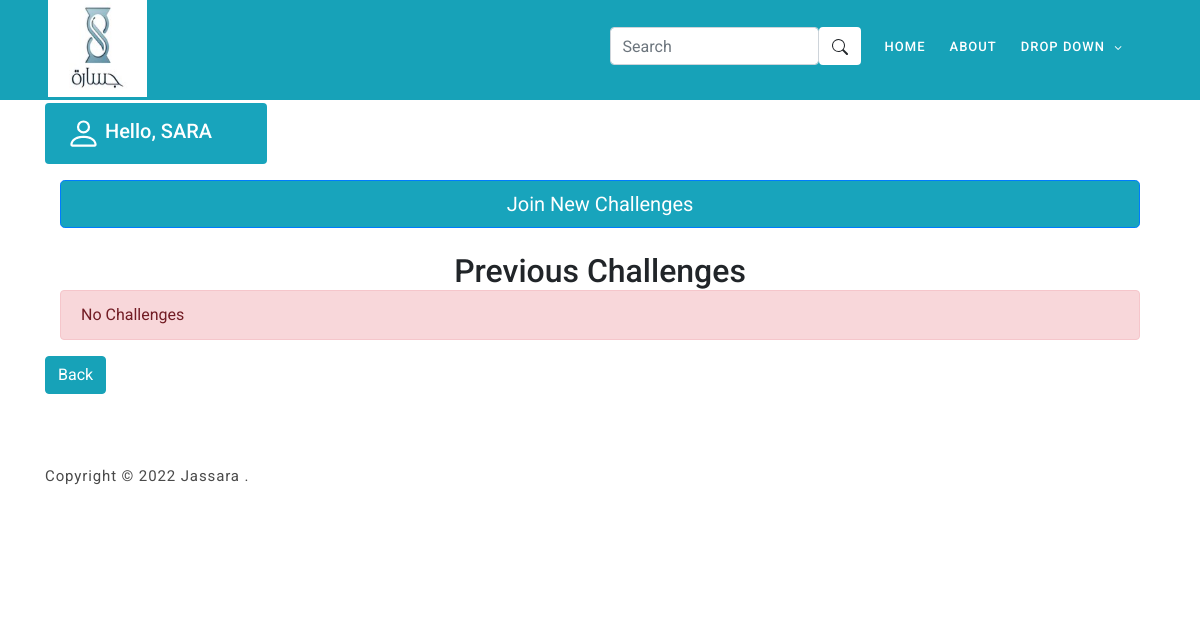
The page /challengePage.php (signed in) on the database as committed earlier.
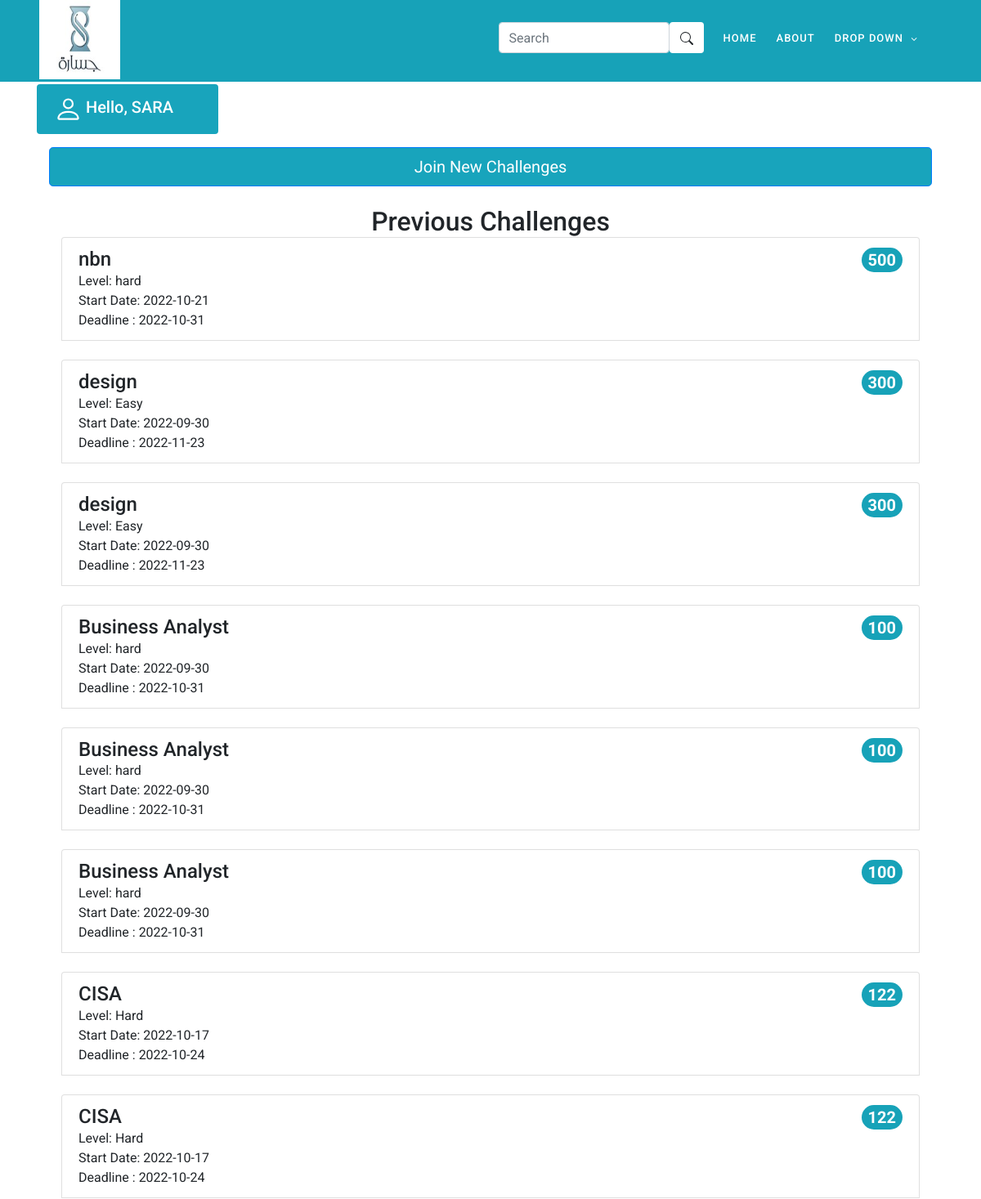
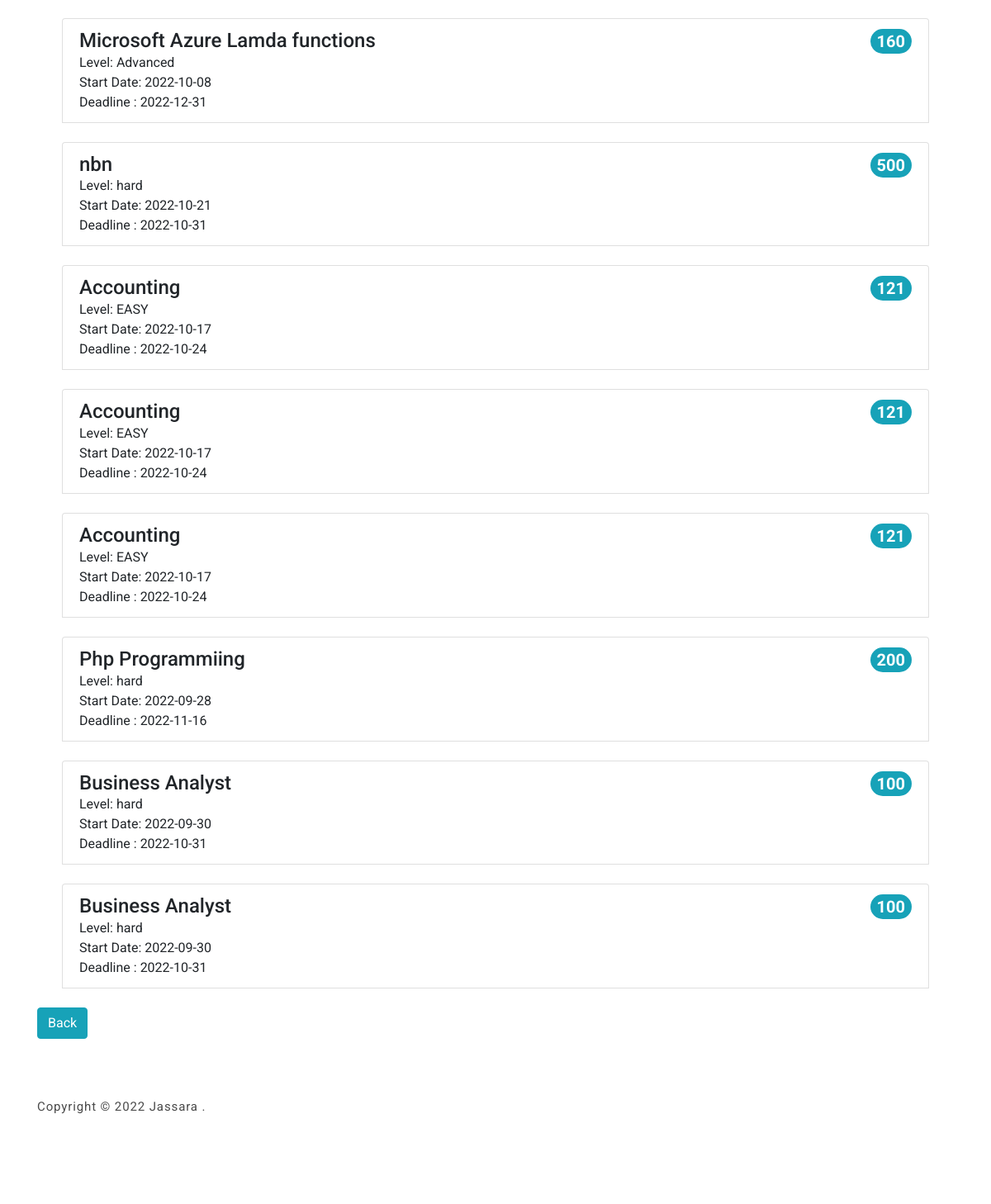
The same page on the database as committed later (2 pictures, top to bottom).
### tables this page shows
CREATE TABLE `previous_challenge` (
  `id` int(11) NOT NULL,
  `uni_id` varchar(255) NOT NULL,
  `challenge_num` int(11) NOT NULL
);

CREATE TABLE `challenge` (
  `challenge_num` int(10) NOT NULL,
  `challenge_name` text NOT NULL,
  `challenge_level` varchar(10) NOT NULL,
  `challenge_date` date NOT NULL,
  `Deadline` date NOT NULL,
  `Points` int(11) NOT NULL
);

### challengePage.php (the view, shortened to what this page needs)
<?php session_start();
include 'tamplate.php';
 ?>
<body>
    <div class="container">
        <div class="alert" style="background-color: #18a4bc; color:white; width: 20%;" role="alert">
            <?php
            if (!empty($_SESSION['username'])) {
                $UserName = $_SESSION['username'];
                echo "<h5 style=display:inline> Hello, " . $UserName . "</h5>";
            }
            ?>
        </div>
        <section class=" col" style="float: right;">
            <a style="color: White;" href="challenges.php"> <button type="button" class="btn btn-primary btn-lg btn-block " style="background-color: #18a4bc;">Join New Challenges</button></a>
            <br>
        </section>
        <section class="col" style="float: right;">
        <h2 style="text-align:center;">Previous Challenges</h2>
        <?php
                    $con = connection();
                    $uni_id = $_SESSION['uni_id'];
                    $sql = "select * from challenge
                    right join previous_challenge
                    on challenge.challenge_num = previous_challenge.challenge_num
                     where 	uni_id = '$uni_id'  ";
                    $result = mysqli_query($con, $sql);
                    $count = mysqli_num_rows($result);
                    if ($count == 0) {
                        echo
                        '<div class="alert alert-danger" role="alert">
                                No Challenges
                            </div>
                            ';
                    } else {
                        while ($row = mysqli_fetch_array($result, MYSQLI_ASSOC)) {
                            echo '
                                <div class="container col">
                                <ol class="list-group list-group-numbered">
                                <li class="list-group-item d-flex justify-content-between align-items-start">
                                  <div class="ms-2 me-auto">
                                    <div class="fw-bold"><h4>'.$row['challenge_name'].'</h4></div>
                                    Level: '.$row['challenge_level'].'
                                    <br>
                                    Start Date: '.$row['challenge_date'].'
                                    <br>
                                    Deadline : '.$row['Deadline'].'
                                  </div>
                                  <span class="badge bg-info rounded-pill" style="color:white;font-size:20px">
                                  '.$row['challenge_num'].'
                                  </span>
                                </li>
                                <br>
                              </ol>
                              </div>
                           ';
                        }
                    }
        ?>
        </section>
        <a style="color: White;" href="studentPage.php"><button class="btn btn-info ">Back</button></a>
    </div>

Rows that differ between the two databases and show on the page:
added previous_challenge: challenge_num.challenge_name "nbn", challenge_num.challenge_level "hard", challenge_num.challenge_date "2022-10-21", challenge_num.Deadline "2022-10-31", challenge_num "500"
added previous_challenge: challenge_num.challenge_name "design", challenge_num.challenge_level "Easy", challenge_num.challenge_date "2022-09-30", challenge_num.Deadline "2022-11-23", challenge_num "300"
added previous_challenge: challenge_num.challenge_name "design", challenge_num.challenge_level "Easy", challenge_num.challenge_date "2022-09-30", challenge_num.Deadline "2022-11-23", challenge_num "300"
added previous_challenge: challenge_num.challenge_name "Business Analyst", challenge_num.challenge_level "hard", challenge_num.challenge_date "2022-09-30", challenge_num.Deadline "2022-10-31", challenge_num "100"
added previous_challenge: challenge_num.challenge_name "Business Analyst", challenge_num.challenge_level "hard", challenge_num.challenge_date "2022-09-30", challenge_num.Deadline "2022-10-31", challenge_num "100"
added previous_challenge: challenge_num.challenge_name "Business Analyst", challenge_num.challenge_level "hard", challenge_num.challenge_date "2022-09-30", challenge_num.Deadline "2022-10-31", challenge_num "100"
added previous_challenge: challenge_num.challenge_name "CISA", challenge_num.challenge_level "Hard", challenge_num.challenge_date "2022-10-17", challenge_num.Deadline "2022-10-24", challenge_num "122"
added previous_challenge: challenge_num.challenge_name "CISA", challenge_num.challenge_level "Hard", challenge_num.challenge_date "2022-10-17", challenge_num.Deadline "2022-10-24", challenge_num "122"
added previous_challenge: challenge_num.challenge_name "Microsoft Azure Lamda functions", challenge_num.challenge_level "Advanced", challenge_num.challenge_date "2022-10-08", challenge_num.Deadline "2022-12-31", challenge_num "160"
added previous_challenge: challenge_num.challenge_name "nbn", challenge_num.challenge_level "hard", challenge_num.challenge_date "2022-10-21", challenge_num.Deadline "2022-10-31", challenge_num "500"
added previous_challenge: challenge_num.challenge_name "Accounting", challenge_num.challenge_level "EASY", challenge_num.challenge_date "2022-10-17", challenge_num.Deadline "2022-10-24", challenge_num "121"
added previous_challenge: challenge_num.challenge_name "Accounting", challenge_num.challenge_level "EASY", challenge_num.challenge_date "2022-10-17", challenge_num.Deadline "2022-10-24", challenge_num "121"
added previous_challenge: challenge_num.challenge_name "Accounting", challenge_num.challenge_level "EASY", challenge_num.challenge_date "2022-10-17", challenge_num.Deadline "2022-10-24", challenge_num "121"
added previous_challenge: challenge_num.challenge_name "Php Programmiing", challenge_num.challenge_level "hard", challenge_num.challenge_date "2022-09-28", challenge_num.Deadline "2022-11-16", challenge_num "200"
added previous_challenge: challenge_num.challenge_name "Business Analyst", challenge_num.challenge_level "hard", challenge_num.challenge_date "2022-09-30", challenge_num.Deadline "2022-10-31", challenge_num "100"
added previous_challenge: challenge_num.challenge_name "Business Analyst", challenge_num.challenge_level "hard", challenge_num.challenge_date "2022-09-30", challenge_num.Deadline "2022-10-31", challenge_num "100"
Other text that changed with them:
text no longer shown: "No Challenges"
